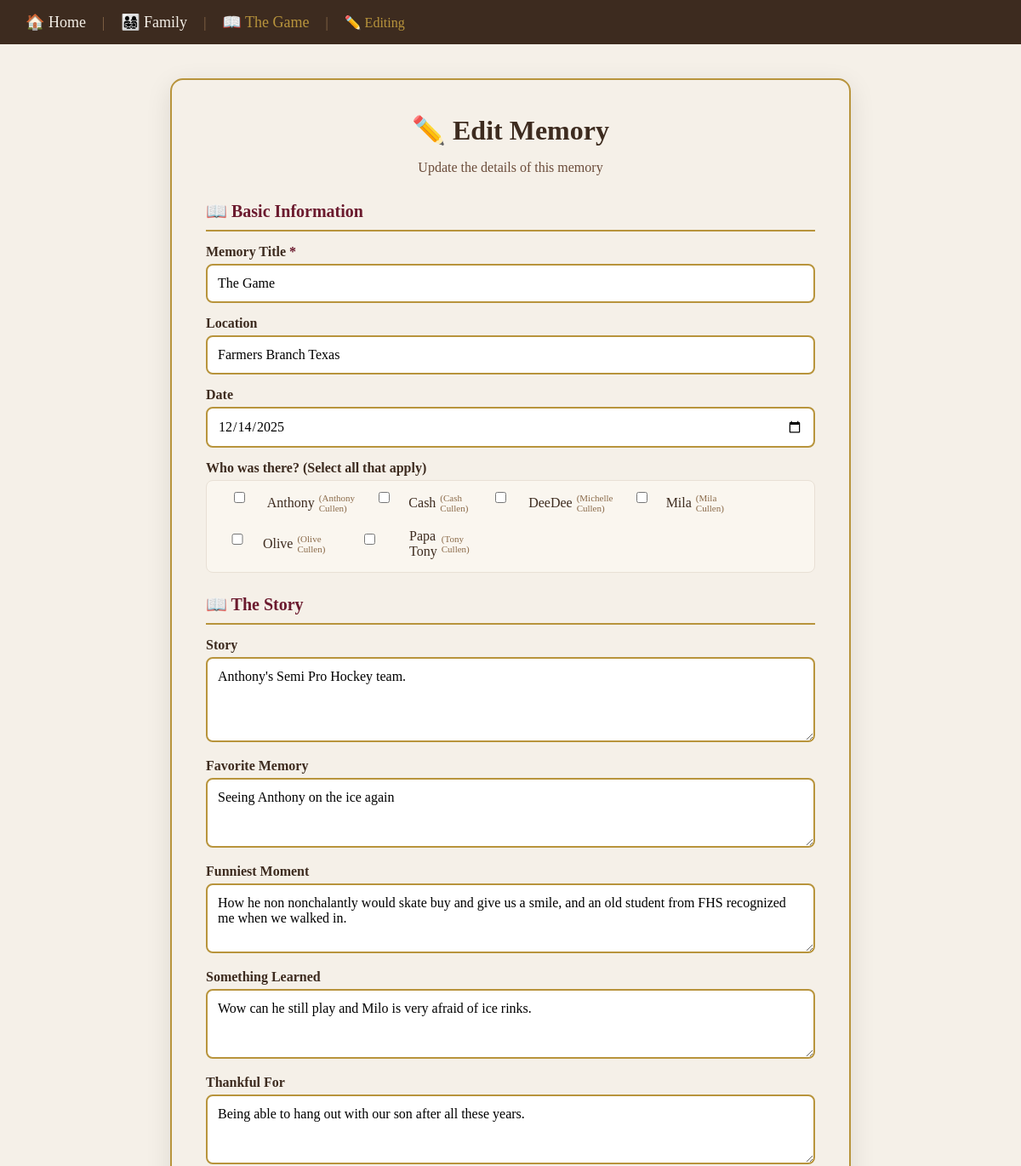
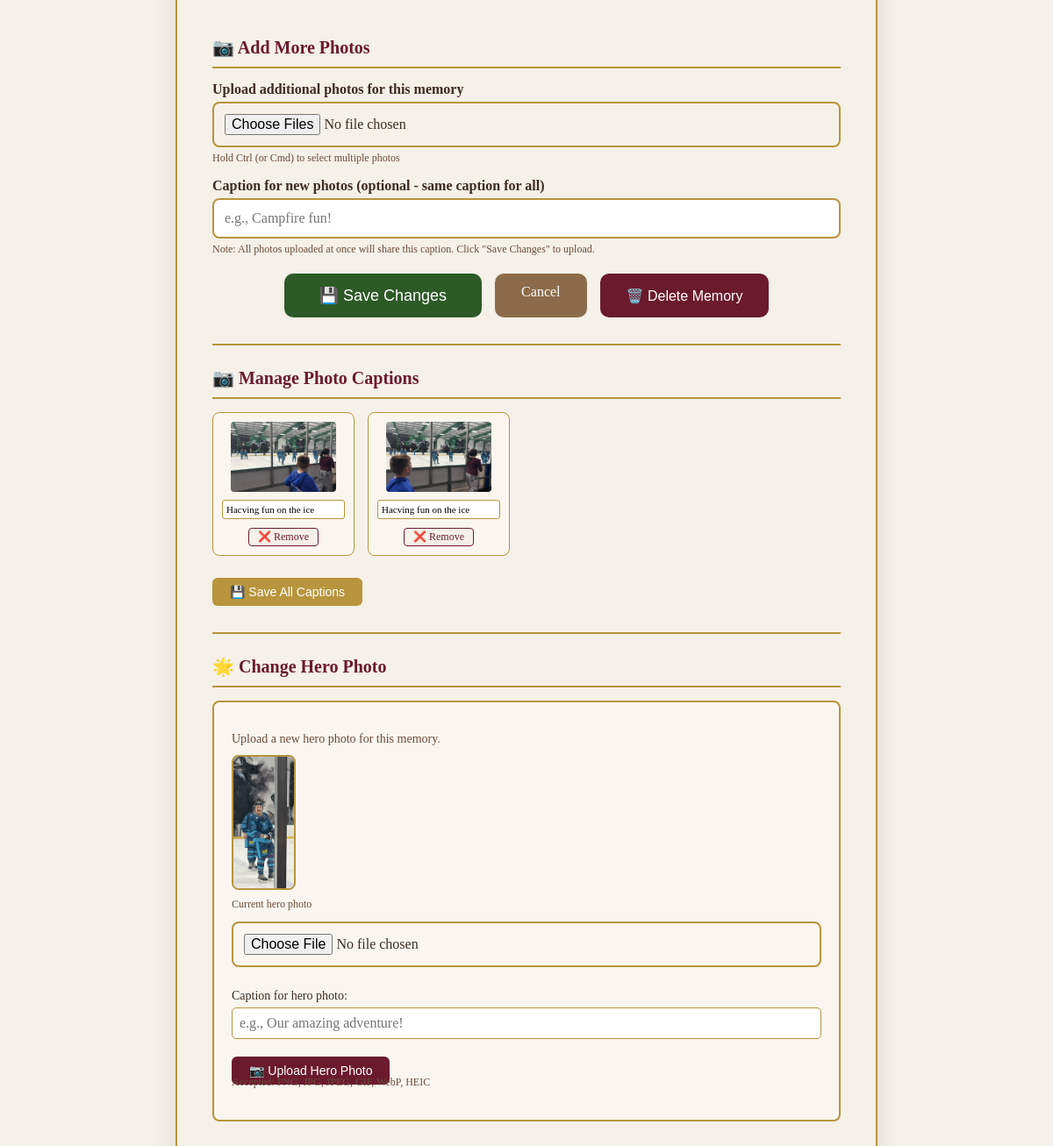
The page /edit-adventure/5 (signed in) on the database its author committed (2 pictures, top to bottom).
### tables this page shows
CREATE TABLE posts (
            id INTEGER PRIMARY KEY AUTOINCREMENT,
            family_id INTEGER NOT NULL,
            event_id INTEGER,
            title TEXT NOT NULL,
            adventure_day TEXT,
            date TEXT,
            people TEXT,
            story TEXT,
            favorite_memory TEXT,
            funniest_moment TEXT,
            something_learned TEXT,
            thankful_for TEXT,
            rating TEXT,
            adventure_photo TEXT,
            hero_caption TEXT,
            latitude REAL,
            longitude REAL,
            FOREIGN KEY(family_id) REFERENCES families(id),
            FOREIGN KEY(event_id) REFERENCES events(id)
        );

CREATE TABLE family_members (
            id INTEGER PRIMARY KEY AUTOINCREMENT,
            family_id INTEGER NOT NULL,
            name TEXT NOT NULL,
            nickname TEXT,
            birth_date TEXT,
            photo TEXT,
            bio TEXT,
            created_at TIMESTAMP DEFAULT CURRENT_TIMESTAMP, email TEXT,
            FOREIGN KEY(family_id) REFERENCES families(id)
        );

CREATE TABLE adventure_photos (
            id INTEGER PRIMARY KEY AUTOINCREMENT,
            family_id INTEGER NOT NULL,
            adventure_id INTEGER NOT NULL,
            filename TEXT NOT NULL,
            caption TEXT,
            uploaded_at TIMESTAMP DEFAULT CURRENT_TIMESTAMP,
            display_order INTEGER DEFAULT 0,
            FOREIGN KEY(family_id) REFERENCES families(id),
            FOREIGN KEY(adventure_id) REFERENCES posts(id) ON DELETE CASCADE
        );

### app.py (the view)
@app.route("/edit-adventure/<int:adventure_id>", methods=("GET",))
def edit_adventure(adventure_id):
    conn = get_db_connection()
    adventure = conn.execute("SELECT * FROM posts WHERE id = ? AND family_id = ?", (adventure_id, current_user.family_id)).fetchone()
    if adventure is None:
        conn.close()
        return "Memory not found", 404
    additional_photos = conn.execute(
        "SELECT * FROM adventure_photos WHERE adventure_id = ? ORDER BY display_order, uploaded_at",
        (adventure_id,)
    ).fetchall()
    family_members = conn.execute(
        "SELECT * FROM family_members WHERE family_id = ? ORDER BY name",
        (current_user.family_id,)
    ).fetchall()
    tagged = conn.execute(
        "SELECT family_member_id FROM memory_people WHERE memory_id = ?",
        (adventure_id,)
    ).fetchall()
    tagged_member_ids = [t["family_member_id"] for t in tagged]
    conn.close()
    return render_template("edit_memory.html",
                          adventure=adventure,
                          additional_photos=additional_photos,
                          family_members=family_members,
                          tagged_member_ids=tagged_member_ids)

### app.py (called while the page is built)
def get_db_connection():
    conn = sqlite3.connect(DB_NAME)
    conn.row_factory = sqlite3.Row
    return conn

@login_manager.user_loader
def load_user(user_id):
    conn = get_db_connection()
    user = conn.execute("SELECT * FROM users WHERE id = ?", (user_id,)).fetchone()
    conn.close()
    if user:
        return User(
            user["id"],
            user["family_id"],
            user["username"],
            user["email"],
            user["full_name"],
            user["is_admin"]
        )
    return None

@app.context_processor
def inject_user():
    return dict(current_user=current_user)

### templates/edit_memory.html (shortened to what this page needs)
<!DOCTYPE html>
<html lang="en">
<head>
</head>
<body>
<div class="nav">
    <div>
        <a href="/">🏠 Home</a>
        <span style="margin: 0 15px; color: #8b6b4a;">|</span>
        <a href="/family-members">👨‍👩‍👧‍👦 Family</a>
        <span style="margin: 0 15px; color: #8b6b4a;">|</span>
        <a href="/adventure/{{ adventure.id }}" style="color: #b8943c;">📖 {{ adventure.title }}</a>
        <span style="margin: 0 15px; color: #8b6b4a;">|</span>
        <span style="color: #b8943c;">✏️ Editing</span>
    </div>
</div>
<div class="container">
    <div class="form-box">
        <h1>✏️ Edit Memory</h1>
        <p class="subtitle">Update the details of this memory</p>
        <form method="POST" action="/update-adventure/{{ adventure.id }}" enctype="multipart/form-data">
            <h3 class="section-title">📖 Basic Information</h3>
            <label>Memory Title <span class="required">*</span></label>
            <input type="text" name="title" value="{{ adventure.title }}" required>
            <label>Location</label>
            <input type="text" name="location" value="{{ adventure.adventure_day }}">
            <label>Date</label>
            <input type="date" name="date" value="{{ adventure.date }}">
            <label>Who was there? (Select all that apply)</label>
<div style="display: flex; flex-wrap: wrap; gap: 10px; margin-bottom: 15px; padding: 10px; background: #faf6ef; border-radius: 8px; border: 1px solid #e8e0d5;">
    {% if family_members %}
        {% for member in family_members %}
<label style="font-weight: normal; cursor: pointer; display: flex; align-items: center; gap: 5px;">
    <input type="checkbox" name="family_members" value="{{ member.id }}"
           {% if member.id in tagged_member_ids %}checked{% endif %}>
    {% if member.nickname %}
        {{ member.nickname }}
    {% else %}
        {{ member.name }}
    {% endif %}
    {% if member.nickname %}
    <span style="color: #8b6b4a; font-size: 11px;">({{ member.name }})</span>
    {% endif %}
</label>
        {% endfor %}
    {% else %}
        <p style="color: #6b4c3a; font-size: 14px; margin: 0;">
            No family members yet. <a href="/add-family-member" style="color: #6b1a2e;">Add one now!</a>
        </p>
    {% endif %}
</div>
            <h3 class="section-title">📖 The Story</h3>
            <label>Story</label>
            <textarea name="story" rows="4">{{ adventure.story }}</textarea>
            <label>Favorite Memory</label>
            <textarea name="favorite_memory" rows="3">{{ adventure.favorite_memory }}</textarea>
            <label>Funniest Moment</label>
            <textarea name="funniest_moment" rows="3">{{ adventure.funniest_moment }}</textarea>
            <label>Something Learned</label>
            <textarea name="something_learned" rows="3">{{ adventure.something_learned }}</textarea>
            <label>Thankful For</label>
            <textarea name="thankful_for" rows="3">{{ adventure.thankful_for }}</textarea>
            <h3 class="section-title">📷 Add More Photos</h3>
            <label>Upload additional photos for this memory</label>
            <input type="file" name="photos" accept="image/*" multiple>
            <p class="file-hint">Hold Ctrl (or Cmd) to select multiple photos</p>
            <label>Caption for new photos (optional - same caption for all)</label>
            <input type="text" name="caption" placeholder="e.g., Campfire fun!">
            <p class="file-hint">Note: All photos uploaded at once will share this caption. Click "Save Changes" to upload.</p>
            <div class="action-row">
                <button type="submit" class="btn-save">💾 Save Changes</button>
                <a href="/adventure/{{ adventure.id }}" class="btn-cancel">Cancel</a>
                <button type="button" class="btn-delete" onclick="confirmDelete()">🗑️ Delete Memory</button>
            </div>
        </form>
        {% if additional_photos %}
        <div class="separator"></div>
        <h3 class="section-title">📷 Manage Photo Captions</h3>
        <form method="POST" action="/update-all-captions/{{ adventure.id }}">
            <div class="photo-grid">
                {% for photo in additional_photos %}
                <div class="photo-item">
                    <img src="/static/uploads/{{ photo.filename }}" alt="{{ photo.caption or 'Photo' }}">
                    <input type="text" name="caption_{{ photo.id }}" value="{{ photo.caption or '' }}" placeholder="Caption...">
                    <a href="/delete-photo/{{ photo.id }}" class="remove-link" onclick="return confirm('Delete this photo?')">❌ Remove</a>
                </div>
                {% endfor %}
            </div>
            <button type="submit" class="btn-captions">💾 Save All Captions</button>
        </form>
        {% endif %}
        <div class="separator"></div>
        <h3 class="section-title">🌟 Change Hero Photo</h3>
        <div class="upload-section">
            <p style="color: #6b4c3a; font-size: 14px; margin-bottom: 10px;">
                Upload a new hero photo for this memory.
            </p>
            {% if adventure.adventure_photo %}
            <div class="hero-preview">
                <img src="/static/uploads/{{ adventure.adventure_photo }}" alt="Current Hero Photo">
                <p class="label">Current hero photo</p>
            </div>
            {% else %}
            <p style="color: #6b4c3a; font-size: 14px;">No hero photo uploaded yet.</p>
            {% endif %}
            <form method="POST" action="/upload-photo/{{ adventure.id }}" enctype="multipart/form-data">
                <input type="file" name="photo" accept="image/*">
                <br>
                <label style="font-weight: normal; font-size: 14px; margin-top: 10px; display: block;">Caption for hero photo:</label>
                <input type="text" name="hero_caption" value="{{ adventure.hero_caption or '' }}" placeholder="e.g., Our amazing adventure!" style="width: 100%; padding: 8px; border: 1px solid #b8943c; border-radius: 5px; box-sizing: border-box; margin-bottom: 10px;">
                <br>
                <button type="submit" class="btn-upload">📷 Upload Hero Photo</button>
            </form>
            <p class="file-hint">Accepted: PNG, JPG, JPEG, GIF, WebP, HEIC</p>
        </div>
    </div>
</div>
</body>
</html>

### templates/edit_memory.html (style rules this page uses)
body { font-family: 'Georgia', serif; background-color: #f5f0e8; color: #3d2b1f; margin: 0; padding: 0; }
.container { max-width: 800px; margin: 40px auto; padding: 0 20px; }
.nav { background: #3d2b1f; padding: 15px 30px; color: white; display: flex; justify-content: space-between; align-items: center; flex-wrap: wrap; }
.nav a { color: #f5f0e8; text-decoration: none; font-size: 18px; }
.form-box { background: #f5f0e8; padding: 40px; border-radius: 15px; border: 2px solid #b8943c; box-shadow: 0 8px 30px rgba(0,0,0,0.1); }
.form-box h1 { color: #3d2b1f; text-align: center; font-size: 32px; margin: 0 0 10px 0; }
.form-box .subtitle { color: #6b4c3a; text-align: center; font-size: 16px; margin-bottom: 30px; }
label { display: block; color: #3d2b1f; font-weight: bold; margin-bottom: 5px; }
input, textarea { width: 100%; padding: 12px; border: 2px solid #b8943c; border-radius: 8px; box-sizing: border-box; margin-bottom: 15px; font-family: inherit; font-size: 16px; }
textarea { resize: vertical; }
.section-title { color: #6b1a2e; font-size: 20px; margin: 25px 0 15px 0; padding-bottom: 10px; border-bottom: 2px solid #b8943c; }
.photo-grid { display: flex; flex-wrap: wrap; gap: 15px; margin-bottom: 15px; }
.photo-item { background: #faf6ef; padding: 10px; border-radius: 8px; border: 1px solid #b8943c; text-align: center; width: 140px; }
.photo-item img { width: 120px; height: 80px; object-fit: cover; border-radius: 4px; }
.photo-item input[type="text"] { width: 100%; padding: 4px; border: 1px solid #b8943c; border-radius: 3px; font-size: 11px; box-sizing: border-box; margin-top: 5px; margin-bottom: 5px; }
.photo-item .remove-link { color: #6b1a2e; font-size: 12px; margin-top: 5px; text-decoration: none; background: #f5f0e8; padding: 2px 10px; border-radius: 4px; border: 1px solid #6b1a2e; display: inline-block; }
.hero-preview { margin-top: 10px; }
.hero-preview img { max-width: 200px; max-height: 150px; object-fit: cover; border-radius: 8px; border: 2px solid #b8943c; }
.hero-preview .label { color: #6b4c3a; font-size: 12px; margin-top: 5px; }
.btn-save { background: #2d5a27; color: white; padding: 14px 40px; border: none; border-radius: 10px; font-size: 18px; cursor: pointer; }
.btn-cancel { background: #8b6b4a; color: white; padding: 12px 30px; text-decoration: none; border-radius: 10px; font-size: 16px; display: inline-block; }
.btn-delete { background: #6b1a2e; color: white; padding: 12px 30px; border: none; border-radius: 10px; font-size: 16px; cursor: pointer; }
.btn-upload { background: #6b1a2e; color: white; padding: 8px 20px; border: none; border-radius: 6px; cursor: pointer; font-size: 14px; margin-top: 10px; }
.btn-captions { background: #b8943c; color: white; padding: 8px 20px; border: none; border-radius: 6px; cursor: pointer; font-size: 14px; margin-top: 10px; }
.action-row { display: flex; gap: 15px; justify-content: center; flex-wrap: wrap; margin-top: 20px; }
.file-hint { color: #6b4c3a; font-size: 12px; margin-top: -10px; margin-bottom: 15px; }
.required { color: #6b1a2e; }
.upload-section { background: #faf6ef; padding: 20px; border-radius: 8px; border: 2px solid #b8943c; margin-bottom: 20px; }
.separator { border-top: 2px solid #b8943c; margin: 30px 0 20px 0; }

### rows shown on the page
posts: title "The Game", location "Farmers Branch Texas", date "12/14/2025", story "Anthony's Semi Pro Hockey team.", favorite_memory "Seeing Anthony on the ice again", funniest_moment "How he non nonchalantly would skate buy and give us a smile, and an old student from FHS recognized me when we walked in.", something_learned "Wow can he still play and Milo is very afraid of ice rinks.", thankful_for "Being able to hang out with our son after all these years.", adventure_photo (picture)
family_members: nickname "Anthony", name "Anthony Cullen"
family_members: nickname "Cash", name "Cash Cullen"
family_members: nickname "DeeDee", name "Michelle Cullen"
family_members: nickname "Mila", name "Mila Cullen"
family_members: nickname "Olive", name "Olive Cullen"
family_members: nickname "Papa Tony", name "Tony Cullen"
adventure_photos: filename (picture), caption "Hacving fun on the ice"
adventure_photos: filename (picture), caption "Hacving fun on the ice"
